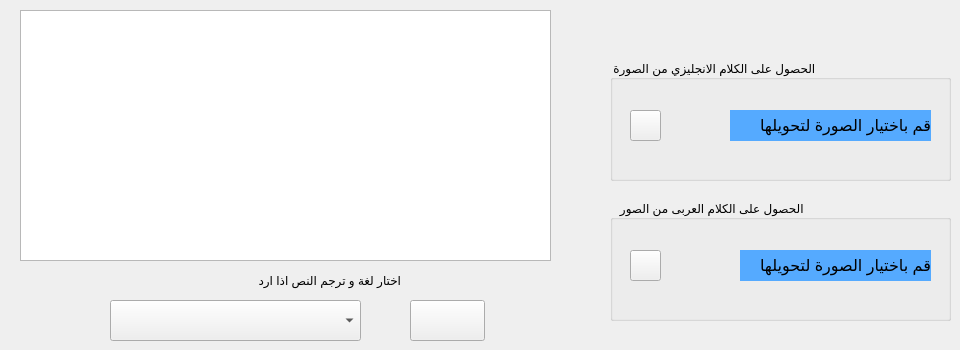
      <widget class="QWidget" name="tab_7">
       <attribute name="title">
        <string>تحويل الصورة لنص </string>
       </attribute>
       <widget class="QGroupBox" name="groupBox_14">
        <property name="geometry">
         <rect>
          <x>610</x>
          <y>60</y>
          <width>341</width>
          <height>121</height>
         </rect>
        </property>
        <property name="title">
         <string> الحصول على الكلام الانجليزي من الصورة       </string>
        </property>
        <widget class="QLabel" name="label_33">
         <property name="geometry">
          <rect>
           <x>120</x>
           <y>50</y>
           <width>201</width>
           <height>31</height>
          </rect>
         </property>
         <property name="font">
          <font>
           <pointsize>12</pointsize>
          </font>
         </property>
         <property name="styleSheet">
          <string notr="true">background-color: rgb(85, 170, 255);</string>
         </property>
         <property name="text">
          <string>قم باختيار الصورة لتحويلها </string>
         </property>
        </widget>
        <widget class="QPushButton" name="pushButton_13">
         <property name="geometry">
          <rect>
           <x>20</x>
           <y>50</y>
           <width>31</width>
           <height>31</height>
          </rect>
         </property>
         <property name="text">
          <string/>
         </property>
         <property name="icon">
          <iconset>
           <normaloff>icons/photo.png</normaloff>icons/photo.png</iconset>
         </property>
         <property name="iconSize">
          <size>
           <width>40</width>
           <height>40</height>
          </size>
         </property>
        </widget>
       </widget>
       <widget class="QTextEdit" name="textEdit_3">
        <property name="geometry">
         <rect>
          <x>20</x>
          <y>10</y>
          <width>531</width>
          <height>251</height>
         </rect>
        </property>
       </widget>
       <widget class="QGroupBox" name="groupBox_15">
        <property name="geometry">
         <rect>
          <x>610</x>
          <y>200</y>
          <width>341</width>
          <height>121</height>
         </rect>
        </property>
        <property name="title">
         <string>   الحصول على الكلام العربى من الصور     </string>
        </property>
        <widget class="QLabel" name="label_37">
         <property name="geometry">
          <rect>
           <x>130</x>
           <y>50</y>
           <width>191</width>
           <height>31</height>
          </rect>
         </property>
         <property name="font">
          <font>
           <pointsize>12</pointsize>
          </font>
         </property>
         <property name="styleSheet">
          <string notr="true">background-color: rgb(85, 170, 255);</string>
         </property>
         <property name="text">
          <string>قم باختيار الصورة لتحويلها </string>
         </property>
        </widget>
        <widget class="QPushButton" name="pushButton_17">
         <property name="geometry">
          <rect>
           <x>20</x>
           <y>50</y>
           <width>31</width>
           <height>31</height>
          </rect>
         </property>
         <property name="text">
          <string/>
         </property>
         <property name="icon">
          <iconset>
           <normaloff>icons/photo.png</normaloff>icons/photo.png</iconset>
         </property>
         <property name="iconSize">
          <size>
           <width>40</width>
           <height>40</height>
          </size>
         </property>
        </widget>
       </widget>
       <widget class="QPushButton" name="pushButton_20">
        <property name="geometry">
         <rect>
          <x>410</x>
          <y>300</y>
          <width>75</width>
          <height>41</height>
         </rect>
        </property>
        <property name="text">
         <string/>
        </property>
        <property name="icon">
         <iconset>
          <normaloff>D:/مشاريعى فى البايثون/برنامج علام للترجمة الفورية/photos/arrow.png</normaloff>D:/مشاريعى فى البايثون/برنامج علام للترجمة الفورية/photos/arrow.png</iconset>
        </property>
       </widget>
       <widget class="QComboBox" name="comboBox">
        <property name="geometry">
         <rect>
          <x>110</x>
          <y>300</y>
          <width>251</width>
          <height>41</height>
         </rect>
        </property>
        <property name="font">
         <font>
          <pointsize>22</pointsize>
         </font>
        </property>
       </widget>
       <widget class="QLabel" name="label_36">
        <property name="geometry">
         <rect>
          <x>90</x>
          <y>270</y>
          <width>311</width>
          <height>21</height>
         </rect>
        </property>
        <property name="text">
         <string>اختار لغة و ترجم النص اذا ارد</string>
        </property>
       </widget>
      </widget>
